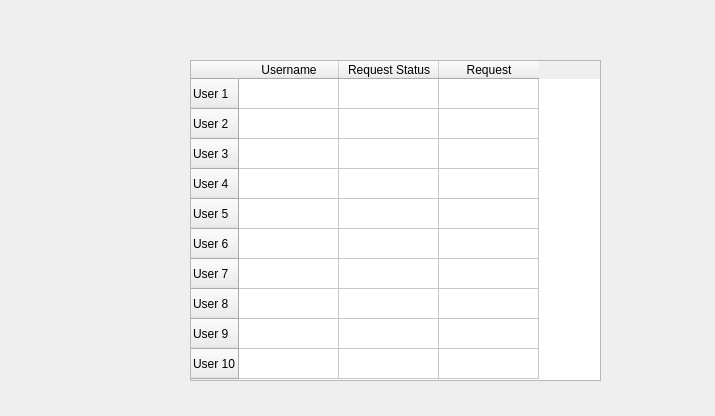
<?xml version="1.0" encoding="UTF-8"?>
<ui version="4.0">
 <class>requestList</class>
 <widget class="QDialog" name="requestList">
  <property name="geometry">
   <rect>
    <x>0</x>
    <y>0</y>
    <width>715</width>
    <height>416</height>
   </rect>
  </property>
  <property name="windowTitle">
   <string>Dialog</string>
  </property>
  <widget class="QTableWidget" name="tableWidget">
   <property name="geometry">
    <rect>
     <x>190</x>
     <y>60</y>
     <width>411</width>
     <height>321</height>
    </rect>
   </property>
   <property name="editTriggers">
    <set>QAbstractItemView::NoEditTriggers</set>
   </property>
   <property name="selectionMode">
    <enum>QAbstractItemView::NoSelection</enum>
   </property>
   <row>
    <property name="text">
     <string>User 1</string>
    </property>
   </row>
   <row>
    <property name="text">
     <string>User 2</string>
    </property>
   </row>
   <row>
    <property name="text">
     <string>User 3</string>
    </property>
   </row>
   <row>
    <property name="text">
     <string>User 4</string>
    </property>
   </row>
   <row>
    <property name="text">
     <string>User 5</string>
    </property>
   </row>
   <row>
    <property name="text">
     <string>User 6</string>
    </property>
   </row>
   <row>
    <property name="text">
     <string>User 7</string>
    </property>
   </row>
   <row>
    <property name="text">
     <string>User 8</string>
    </property>
   </row>
   <row>
    <property name="text">
     <string>User 9</string>
    </property>
   </row>
   <row>
    <property name="text">
     <string>User 10</string>
    </property>
   </row>
   <column>
    <property name="text">
     <string>Username</string>
    </property>
   </column>
   <column>
    <property name="text">
     <string>Request Status</string>
    </property>
   </column>
   <column>
    <property name="text">
     <string>Request</string>
    </property>
   </column>
  </widget>
 </widget>
 <resources/>
 <connections/>
</ui>
